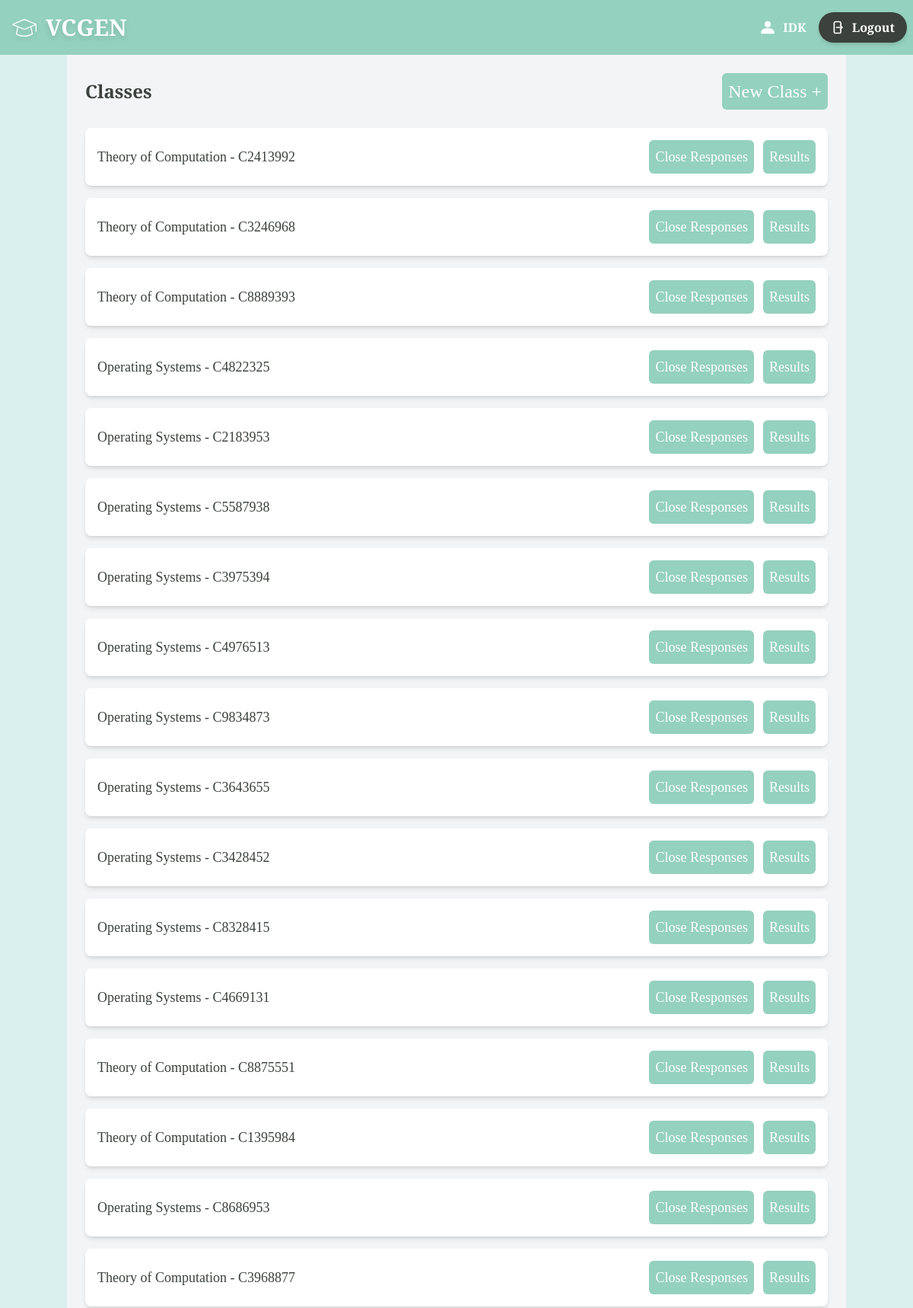
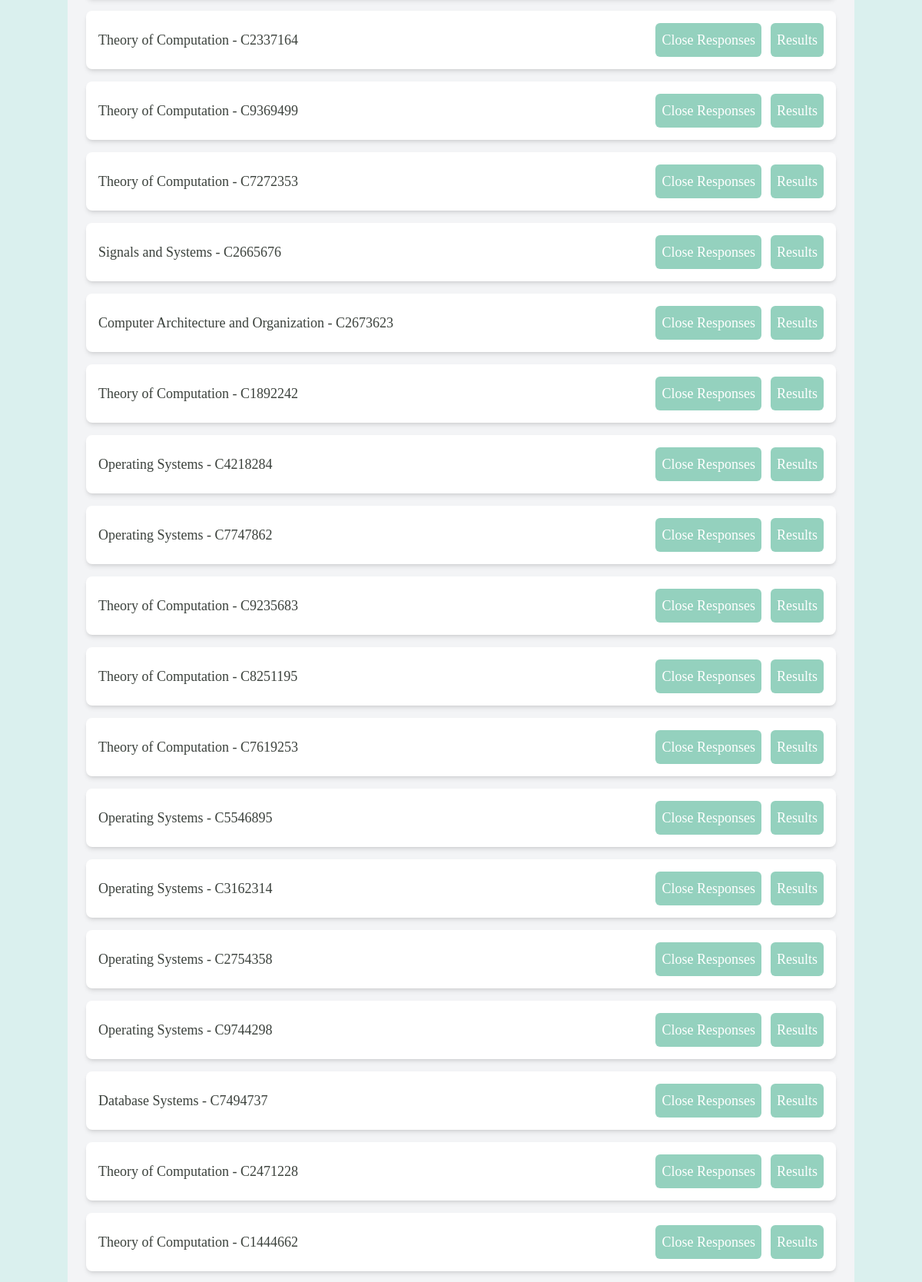
Page /classes/ (signed in, upper part) on the committed database (2 pictures, top to bottom).
### main/models.py (models this page shows, shortened)
class Teacher(models.Model):
    teacher_id=models.CharField(max_length=8,primary_key=True)
    name=models.CharField(max_length=20)
    email=models.EmailField(null=False)
    password=models.CharField(null=False,max_length=128)

class Course(models.Model):
    course_id=models.CharField(max_length=8,primary_key=True)
    teacher=models.ForeignKey(Teacher,on_delete=models.CASCADE)
    name=models.CharField(max_length=20)
    hours=models.IntegerField()
    split=models.DecimalField(decimal_places=3,max_digits=10)
    accepting_response=models.BooleanField(default=True)

### main/views.py (the view)
# urls.py: path("classes/",views.classes,name="classes"),
def classes(request):
    context={}
    if 'user' not in request.session:
        return redirect('login')
    else:
        context['name']=Teacher.objects.filter(teacher_id=request.session['user'])[0].name
    context['classes']=Course.objects.filter(teacher=Teacher.objects.filter(teacher_id=request.session['user'])[0])
    return render(request,"main/classes.html",context=context)

### main/templates/main/classes.html (shortened to what this page needs)
{% extends "base.html" %}
{% block body %}
<div class="container mx-auto p-6 bg-gray-100 min-h-screen">
    <div class="flex justify-between items-center mb-6">
        <h1 class="text-2xl font-semibold">Classes</h1>
        <button onclick="location.href = '/newclass';" class="p-2 rounded-md bg-[#94d1be] text-white flex items-center justify-center text-2xl hover:bg-[#9db5b2] transition duration-300 hover:cursor-pointer">
            New Class +
        </button>
    </div>
    <div class="flex flex-col gap-4">
        {% for class in classes %}
        <div class="flex justify-between items-center p-4 bg-white rounded-lg shadow-md hover:shadow-lg transition">
            <span class="text-lg font-medium">{{ class.name }} - {{class.course_id}}</span>
            <div class="flex items-center gap-3">
                <button
                    class="rounded-md p-2 bg-[#94d1be] text-white flex items-center justify-center text-lg hover:bg-[#9db5b2] transition duration-300 hover:cursor-pointer"
                    onclick="location.href='/closeresponses/{{class.course_id}}';">
                    Close Responses
                </button>
                <button
                    class="rounded-md p-2 bg-[#94d1be] text-white flex items-center justify-center text-lg hover:bg-[#9db5b2] transition duration-300 hover:cursor-pointer"
                    onclick="location.href = '/results/{{class.course_id}}';">
                    Results
                </button>
            </div>
        </div>
        {% empty %}
        <p class="text-gray-500 italic">No classes available yet.</p>
        {% endfor %}
    </div>
</div>
{% endblock %}

### main/templates/main/base.html (shortened to what this page needs)
<html>
    <head>
        {%load static%}
        <script src="https://cdn.jsdelivr.net/npm/@tailwindcss/browser@4"></script>
    </head>
    <body class="bg-[#daf0ee] text-[#3b413c] cusfont flex flex-col">
        <header class="bg-[#94d1be] text-white text-l font-bold py-4 text-center w-full flex flex-row justify-between">
            <div class="flex items-center space-x-3 hover:scale-105 transition-all duration-300 ease-in-out drop-shadow-md ml-4 hover:cursor-pointer" onclick="location.href='/'">
                {% load static %}
                <img src="{% static 'main/education-svg.svg' %}" class="h-8" alt="logo"/>
                <h1
                    class="text-3xl">
                    VCGEN
                </h1>
            </div>
            {% if name %}
            <div class="flex flex-row items-center">
                {%load static%}
                <img src="{% static 'main/person-svg.svg' %}" class="h-6" alt="profile picture"/>
                <h1 class="m-2">{{name}}  </h1>
                <button onclick="location.href='/';"
                    class="mx-2 flex items-center gap-2 px-4 py-2 bg-[#3b413c] text-white font-semibold rounded-full shadow-md
                        hover:bg-[#2e3430] hover:scale-105 transition-all duration-300 ease-in-out hover:cursor-pointer">
                    Logout
                </button>
            </div>
            {% else %}
            <h1 onclick="location.href = '/';" class="px-1"></h1>
            {% endif %}
        </header>
        {% block body %}
        {% endblock %}
    </body>
</html>

### main/templates/main/base.html (style rules this page uses)
.cusfont { font-family: "Playfair Display", serif; font-optical-sizing: auto; }

### rows in the picture
Teacher: name "IDK"
Course: name "Theory of Computation", course_id "C2413992"
Course: name "Theory of Computation", course_id "C3246968"
Course: name "Theory of Computation", course_id "C8889393"
Course: name "Operating Systems", course_id "C4822325"
Course: name "Operating Systems", course_id "C2183953"
Course: name "Operating Systems", course_id "C5587938"
Course: name "Operating Systems", course_id "C3975394"
Course: name "Operating Systems", course_id "C4976513"
Course: name "Operating Systems", course_id "C9834873"
Course: name "Operating Systems", course_id "C3643655"
Course: name "Operating Systems", course_id "C3428452"
Course: name "Operating Systems", course_id "C8328415"
Course: name "Operating Systems", course_id "C4669131"
Course: name "Theory of Computation", course_id "C8875551"
Course: name "Theory of Computation", course_id "C1395984"
Course: name "Operating Systems", course_id "C8686953"
Course: name "Theory of Computation", course_id "C3968877"
Course: name "Theory of Computation", course_id "C2337164"
Course: name "Theory of Computation", course_id "C9369499"
Course: name "Theory of Computation", course_id "C7272353"
Course: name "Signals and Systems", course_id "C2665676"
Course: name "Computer Architecture and Organization", course_id "C2673623"
Course: name "Theory of Computation", course_id "C1892242"
Course: name "Operating Systems", course_id "C4218284"
Course: name "Operating Systems", course_id "C7747862"
Course: name "Theory of Computation", course_id "C9235683"
Course: name "Theory of Computation", course_id "C8251195"
Course: name "Theory of Computation", course_id "C7619253"
Course: name "Operating Systems", course_id "C5546895"
Course: name "Operating Systems", course_id "C3162314"
Course: name "Operating Systems", course_id "C2754358"
Course: name "Operating Systems", course_id "C9744298"
Course: name "Database Systems", course_id "C7494737"
Course: name "Theory of Computation", course_id "C2471228"
Course: name "Theory of Computation", course_id "C1444662"
